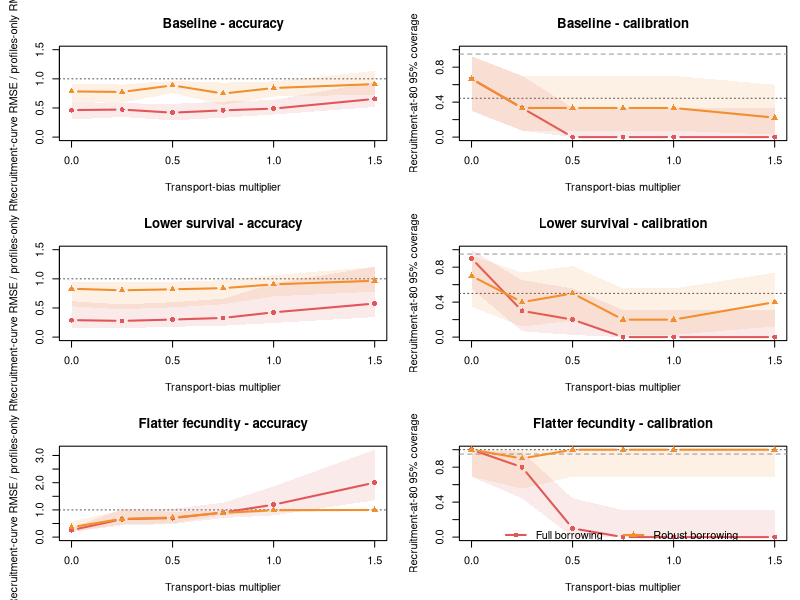
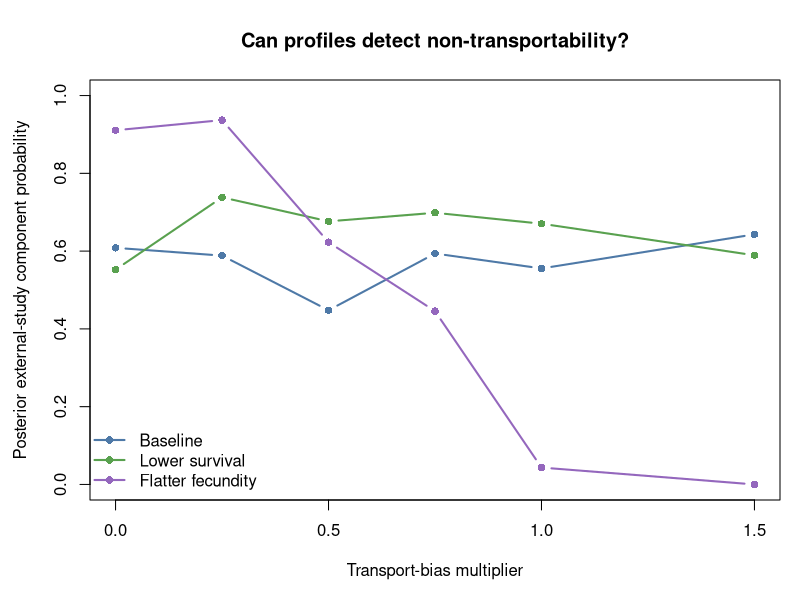

The R script that drew these images, in order:
boundary <- read.csv("results/transportability_boundary/boundary_summary.csv")
truths <- c("baseline", "low_survival", "flatter_fecundity")
truth_labels <- c("Baseline", "Lower survival", "Flatter fecundity")
colors <- c(full = "#E15759", robust = "#F28E2B")
symbols <- c(full = 16, robust = 17)

dir.create(
  "artifacts/transportability_boundary",
  recursive = TRUE,
  showWarnings = FALSE
)
png(
  "artifacts/transportability_boundary/borrowing_safety_boundary.png",
  width = 2100,
  height = 1800,
  res = 190
)
par(mfrow = c(3, 2), mar = c(4.5, 4.5, 3.5, 1))
for (truth_index in seq_along(truths)) {
  truth <- truths[truth_index]
  subset <- boundary[boundary$truth_name == truth, ]

  plot(
    NA,
    xlim = range(subset$bias_multiplier),
    ylim = range(c(0, 1.5, subset$rmse_ratio_q025, subset$rmse_ratio_q975)),
    xlab = "Transport-bias multiplier",
    ylab = "Recruitment-curve RMSE / profiles-only RMSE",
    main = paste(truth_labels[truth_index], "- accuracy")
  )
  abline(h = 1, lty = 3, col = "gray30")
  for (borrowing in names(colors)) {
    group <- subset[subset$borrowing == borrowing, ]
    group <- group[order(group$bias_multiplier), ]
    polygon(
      c(group$bias_multiplier, rev(group$bias_multiplier)),
      c(group$rmse_ratio_q025, rev(group$rmse_ratio_q975)),
      border = NA,
      col = adjustcolor(colors[[borrowing]], alpha.f = 0.12)
    )
    lines(
      group$bias_multiplier,
      group$rmse_ratio_to_profiles_only,
      type = "b",
      lwd = 2,
      pch = symbols[[borrowing]],
      col = colors[[borrowing]]
    )
  }

  plot(
    NA,
    xlim = range(subset$bias_multiplier),
    ylim = c(0, 1),
    xlab = "Transport-bias multiplier",
    ylab = "Recruitment-at-80 95% coverage",
    main = paste(truth_labels[truth_index], "- calibration")
  )
  abline(h = unique(subset$weak_coverage_at_80), lty = 3, col = "gray30")
  abline(h = 0.95, lty = 2, col = "gray60")
  for (borrowing in names(colors)) {
    group <- subset[subset$borrowing == borrowing, ]
    group <- group[order(group$bias_multiplier), ]
    polygon(
      c(group$bias_multiplier, rev(group$bias_multiplier)),
      c(group$coverage_q025, rev(group$coverage_q975)),
      border = NA,
      col = adjustcolor(colors[[borrowing]], alpha.f = 0.12)
    )
    lines(
      group$bias_multiplier,
      group$coverage_at_80,
      type = "b",
      lwd = 2,
      pch = symbols[[borrowing]],
      col = colors[[borrowing]]
    )
  }
}
legend(
  "bottom",
  inset = -0.08,
  xpd = NA,
  horiz = TRUE,
  bty = "n",
  lwd = 2,
  pch = symbols,
  col = colors,
  legend = c("Full borrowing", "Robust borrowing")
)
dev.off()

robust <- boundary[boundary$borrowing == "robust", ]
png(
  "artifacts/transportability_boundary/robust_external_weight.png",
  width = 1500,
  height = 950,
  res = 180
)
par(mar = c(5, 4.5, 4, 1))
plot(
  NA,
  xlim = range(robust$bias_multiplier),
  ylim = c(0, 1),
  xlab = "Transport-bias multiplier",
  ylab = "Posterior external-study component probability",
  main = "Can profiles detect non-transportability?"
)
truth_colors <- c("#4E79A7", "#59A14F", "#9467BD")
for (index in seq_along(truths)) {
  group <- robust[robust$truth_name == truths[index], ]
  group <- group[order(group$bias_multiplier), ]
  lines(
    group$bias_multiplier,
    group$mean_robust_weight,
    type = "b",
    lwd = 2,
    pch = 16,
    col = truth_colors[index]
  )
}
legend(
  "bottomleft",
  bty = "n",
  lwd = 2,
  pch = 16,
  col = truth_colors,
  legend = truth_labels
)
dev.off()

cat("Created transportability-boundary plots.\n")
